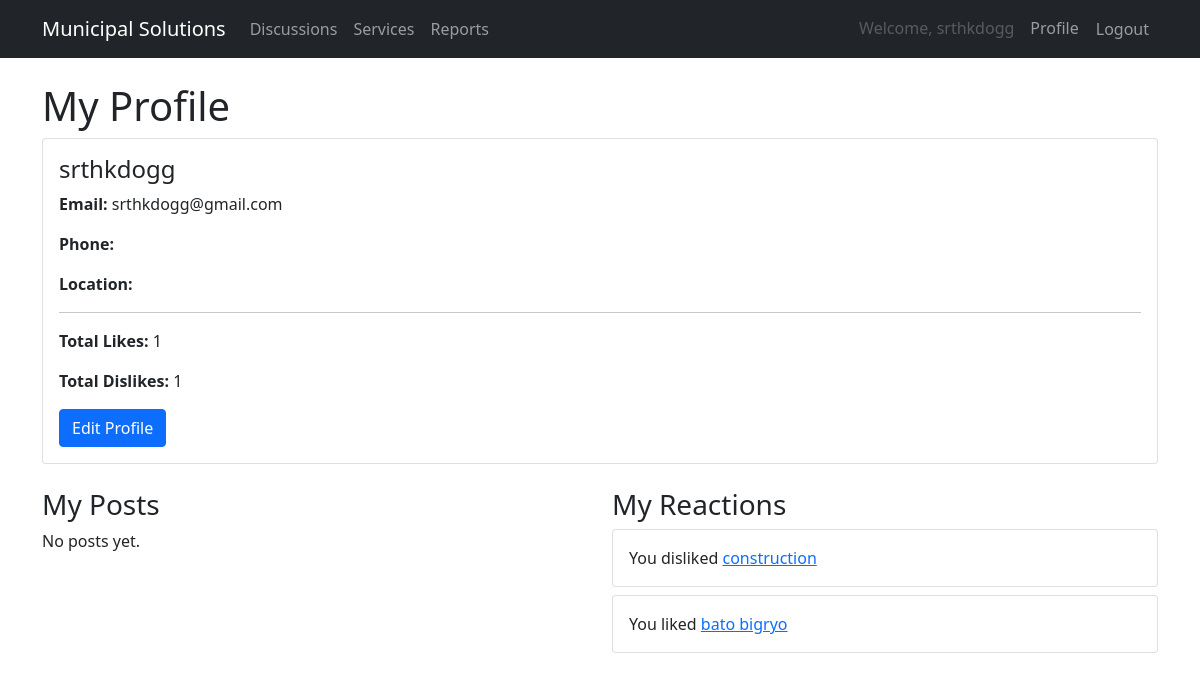
Page /accounts/profile/ (signed in) on the earlier database version.
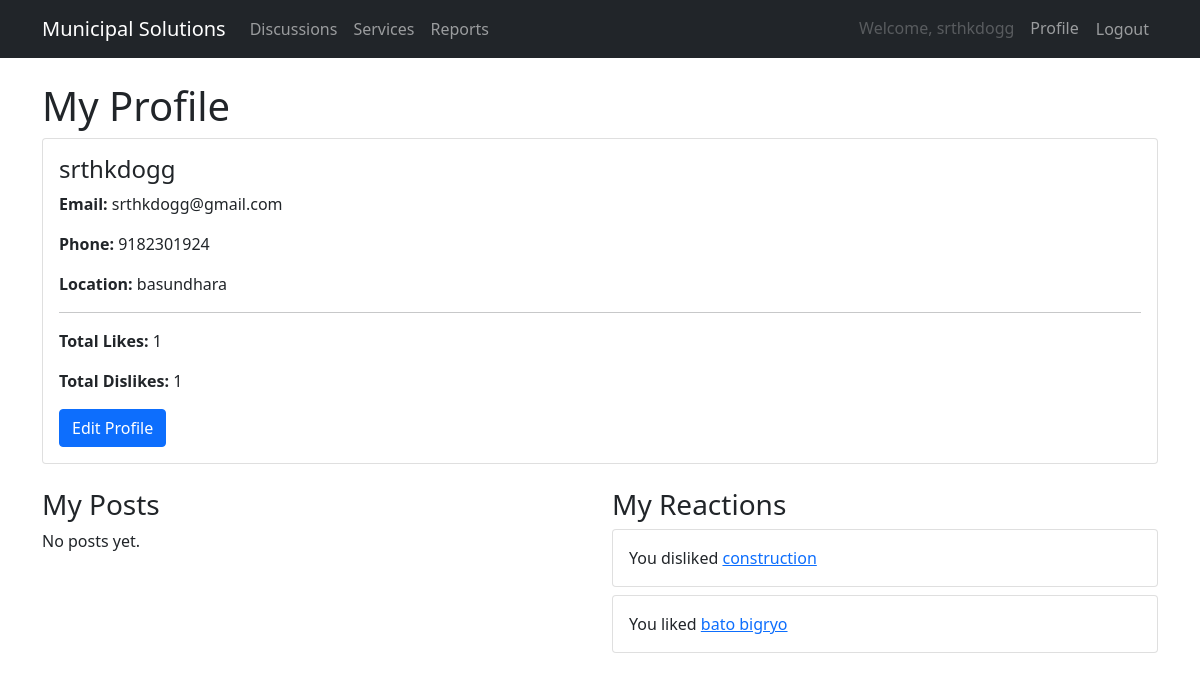
Same page on the later database version.
### accounts/models.py (models this page shows, shortened)
class CustomUser(AbstractUser):
    is_admin     = models.BooleanField(default=False)
    phone_number = models.CharField(max_length=20, blank=True)
    address      = models.TextField(blank=True)
    email        = models.EmailField(unique=True)

class Profile(models.Model):
    user     = models.OneToOneField(settings.AUTH_USER_MODEL, on_delete=models.CASCADE)
    location = models.CharField(max_length=255, blank=True)

### accounts/views.py (the view)
# urls.py: path('profile/', views.profile, name='profile'),
@login_required
def profile(request):
    user = request.user
    posts = DiscussionPost.objects.filter(author=user).order_by('-created_at')
    reactions = PostReaction.objects.filter(user=request.user).order_by('-id')
    likes_count = reactions.filter(reaction='like').count()
    dislikes_count = reactions.filter(reaction='dislike').count()
    return render(request, 'accounts/profile.html', {
        'posts': posts,
        'reactions': reactions,
        'likes_count': likes_count,
        'dislikes_count': dislikes_count,
    })

### templates/accounts/profile.html
{% extends 'base.html' %}
{% block content %}
  <h1>My Profile</h1>
  <div class="card mb-4">
    <div class="card-body">
      <h4>{{ user.username }}</h4>
      <p><strong>Email:</strong> {{ user.email }}</p>
      <p><strong>Phone:</strong> {{ user.phone_number }}</p>
      <p><strong>Location:</strong> {{ user.profile.location }}</p>
      <hr>
      <p><strong>Total Likes:</strong> {{ likes_count }}</p>
      <p><strong>Total Dislikes:</strong> {{ dislikes_count }}</p>
      <a href="{% url 'edit_profile' %}" class="btn btn-primary">Edit Profile</a>
    </div>
  </div>
  <div class="row">
    <div class="col-md-6">
      <h3>My Posts</h3>
      {% for post in posts %}
        <div class="card mb-2">
          <div class="card-body">
            <a href="{% url 'post_detail' post.id %}">
              <strong>{{ post.title }}</strong>
            </a>
            <span class="float-end text-muted small">
              {{ post.created_at|date:"M d, Y" }}
            </span>
          </div>
        </div>
      {% empty %}
        <p>No posts yet.</p>
      {% endfor %}
    </div>
    <div class="col-md-6">
      <h3>My Reactions</h3>
      {% for r in reactions %}
        <div class="card mb-2">
          <div class="card-body">
            You {{ r.reaction }}d
            <a href="{% url 'post_detail' r.post.id %}">{{ r.post.title }}</a>
          </div>
        </div>
      {% empty %}
        <p>No likes/dislikes yet.</p>
      {% endfor %}
    </div>
  </div>
{% endblock %}

### templates/base.html (shortened to what this page needs)
<!DOCTYPE html>
<html>
<head>
    <link href="https://cdn.jsdelivr.net/npm/bootstrap@5.1.3/dist/css/bootstrap.min.css" rel="stylesheet">
</head>
<body>
<nav class="navbar navbar-expand-lg navbar-dark bg-dark">
  <div class="container">
    <a class="navbar-brand" href="{% url 'home' %}">Municipal Solutions</a>
    <div class="collapse navbar-collapse" id="mainNav">
      <ul class="navbar-nav me-auto mb-2 mb-lg-0">
        <li class="nav-item">
          <a class="nav-link" href="{% url 'discussions' %}">Discussions</a>
        </li>
        <li class="nav-item">
          <a class="nav-link" href="{% url 'service_page' %}">Services</a>
        </li>
        <li class="nav-item">
          <a class="nav-link" href="{% url 'reports' %}">Reports</a>
        </li>
      </ul>
      <ul class="navbar-nav mb-2 mb-lg-0">
        {% if user.is_authenticated %}
          <li class="nav-item">
            <span class="nav-link disabled">Welcome, {{ user.username }}</span>
          </li>
          <li class="nav-item">
            <a class="nav-link" href="{% url 'profile' %}">Profile</a>
          </li>
          <li class="nav-item">
            <form method="post" action="{% url 'logout' %}">
              <button type="submit" class="nav-link btn btn-link">Logout</button>
            </form>
          </li>
        {% endif %}
      </ul>
    </div>
  </div>
</nav>
<div class="container mt-4">
  {% block content %}{% endblock %}
</div>
</body>
</html>

Differences in the rows shown:
changed CustomUser "srthkdogg": phone_number (not shown) → "9182301924"; profile.location (not shown) → "basundhara"
